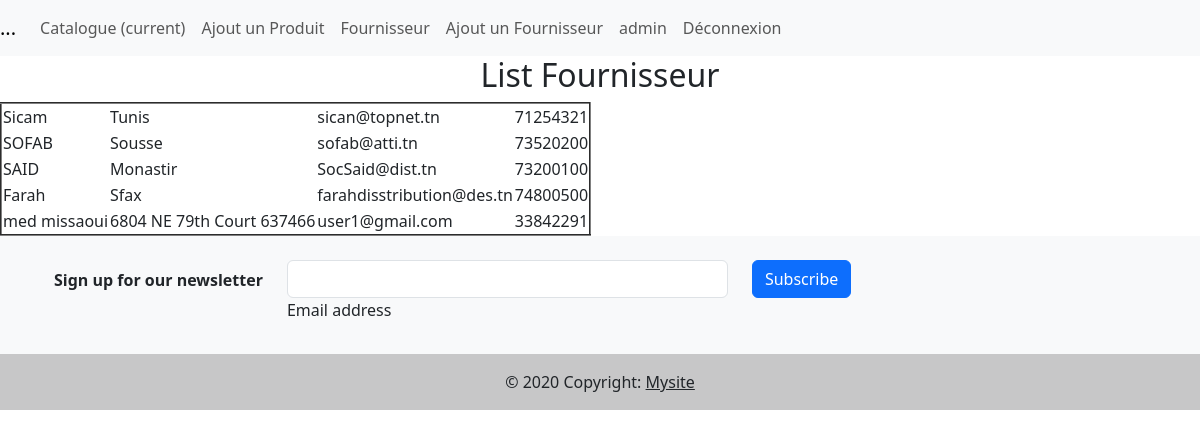
The page /magasin/listFournisseur/ (signed in) on the database its author committed.
### magasin/models.py (models this page shows, shortened)
class Fournisseur(models.Model):
    nom=models.CharField(max_length=100)
    adresse=models.TextField()
    email=models.EmailField()
    telephone=models.CharField(max_length=8)

### magasin/views.py (the view)
# urls.py: path('listFournisseur/',views.listFournisseur,name='listFour'),
@login_required
def listFournisseur(request):
    if request.method == "POST" :
        form = FournisseurForm(request.POST,request.FILES)
        if form.is_valid():
            form.save()
        return HttpResponseRedirect('/nouvFournisseur')
    else :
        form = FournisseurForm()
        list=Fournisseur.objects.all()
    return render(request,'magasin/fournisseur.html',{'list':list,'form':form})

### magasin/forms.py
class FournisseurForm(ModelForm):
    class Meta :
        model = Fournisseur
        fields = "__all__" #pour tous les champs de la table

### magasin/templates/magasin/fournisseur.html
{% extends 'magasin/base.html' %}
{% block content %}
 <div class="col-md-12 text-center">
 <h2>List Fournisseur</h2>
 </div>
 <table border="2">
    {% for article in list %}
    <tr>
        <td>{{article.nom}} </td>
        <td>{{article.adresse}} </td>
        <td>{{article.email}} </td>
        <td>{{article.telephone}} </td>
    </tr>
    {% endfor %}
</table>
{% endblock %}

### magasin/templates/magasin/base.html (shortened to what this page needs)
{% load static %}
<!DOCTYPE html>
<html>
<head>
<link href="https://cdn.jsdelivr.net/npm/bootstrap@5.3.0-alpha1/dist/css/bootstrap.min.css" rel="stylesheet">
<link rel='stylesheet' type='text/css' media='screen'
href="{% static 'css/base.css'%}">
</head>
<body>
    <nav class="navbar navbar-expand-lg navbar-light bg-light">
        <a class="navbar-brand" href="#">...</a>
        <div class="collapse navbar-collapse" id="navbarNavDropdown">
          <ul class="navbar-nav">
            <li class="nav-item">
                <a class="nav-link" href="{% url 'index' %}">Catalogue <span class="sr-only">(current)</span></a>
            </li>
            <li class="nav-item">
              <a class="nav-link" href="{% url 'ajoutProduit'%}">Ajout un  Produit</a>
            </li>
            <li class="nav-item">
              <a class="nav-link" href="{% url 'listFour'%}">Fournisseur</a>
            </li>
            <li class="nav-item">
              <a class="nav-link" href="{% url 'nouveauFour'%}">Ajout un Fournisseur</a>
            </li>
              {% if user.is_authenticated %}
            <li class="nav-item active">
            <a class="nav-link" href="#"> {{user}}</a>
            </li>
            <li class="nav-item active">
            <a class="nav-link" href="{% url 'logout' %}">Déconnexion</a>
            </li>
            {% endif %}
          </ul>
        </div>
      </nav>
{% block content %} {% endblock %}
<footer class="bg-light text-center text-lg-start">
    <div class="container p-4 pb-0">
      <form action="">
        <div class="row">
          <div class="col-auto mb-4 mb-md-0">
            <p class="pt-2">
              <strong>Sign up for our newsletter</strong>
            </p>
          </div>
          <div class="col-md-5 col-12 mb-4 mb-md-0">
            <div class="form-outline mb-4">
              <input type="email" id="form5Example25" class="form-control" />
              <label class="form-label" for="form5Example25">Email address</label>
            </div>
          </div>
          <div class="col-auto mb-4 mb-md-0">
            <button type="submit" class="btn btn-primary mb-4">
              Subscribe
            </button>
          </div>
        </div>
      </form>
    </div>
    <div class="text-center p-3" style="background-color: rgba(0, 0, 0, 0.2);">
      © 2020 Copyright:
      <a class="text-dark" href="https://mdbootstrap.com/">Mysite</a>
    </div>
  </footer>
</body>
</html>

### rows shown on the page
Fournisseur: nom "Sicam", adresse "Tunis", email "sican@topnet.tn", telephone "71254321"
Fournisseur: nom "SOFAB", adresse "Sousse", email "sofab@atti.tn", telephone "73520200"
Fournisseur: nom "SAID", adresse "Monastir", email "SocSaid@dist.tn", telephone "73200100"
Fournisseur: nom "Farah", adresse "Sfax", email "farahdisstribution@des.tn", telephone "74800500"
Fournisseur: nom "med missaoui", adresse "6804 NE 79th Court 637466", email "user1@gmail.com", telephone "33842291"

### other values the page prints
{{ user }} "admin"
